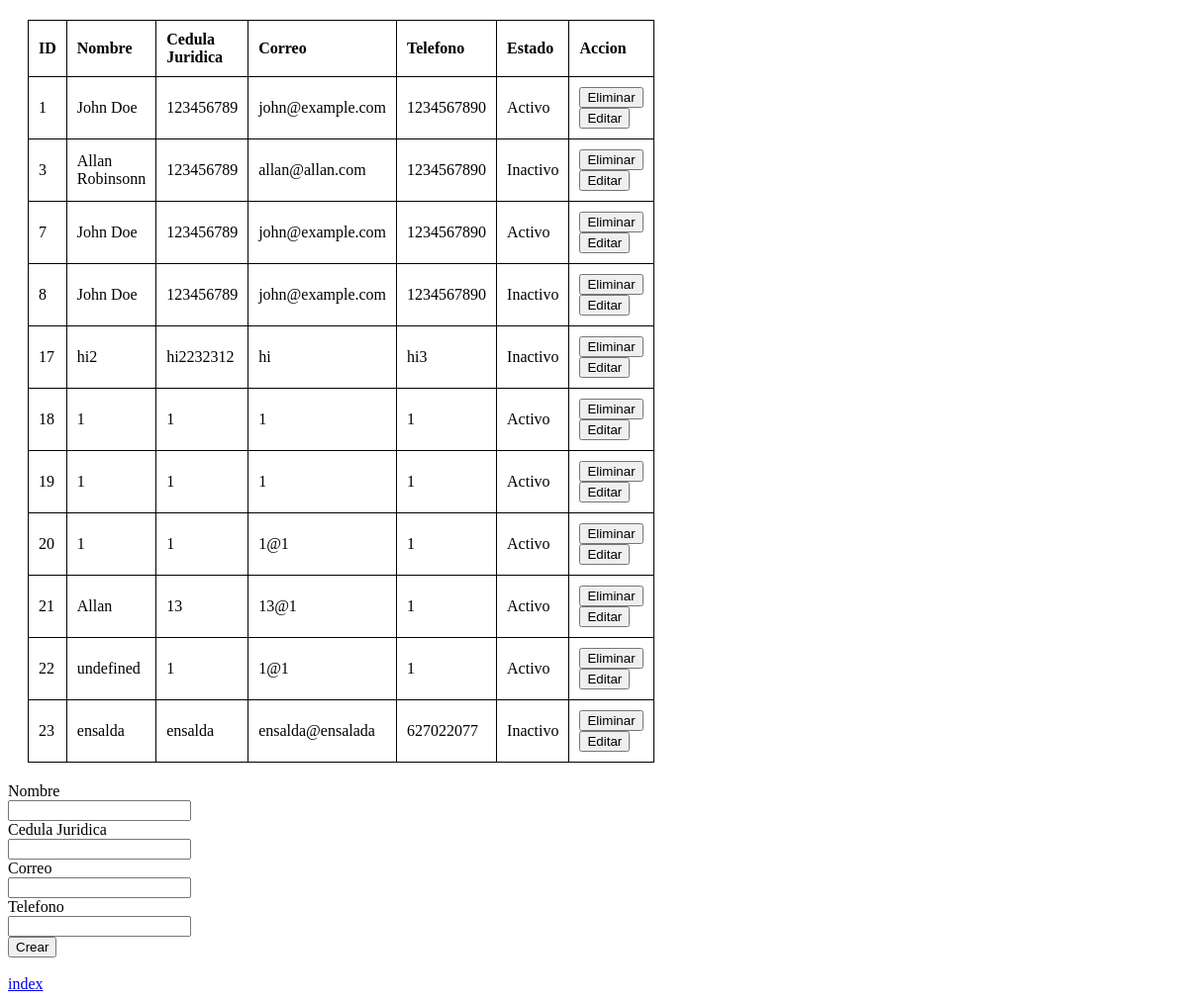
The app's page /view/escuelaView.php with its own data.
### tables this page shows
CREATE TABLE `tbescuelamusica` (
  `tbescuelamusicaid` int(11) NOT NULL,
  `tbescuelamusicanombre` varchar(100) DEFAULT NULL,
  `tbescuelamusicacedulajuridica` varchar(100) DEFAULT NULL,
  `tbescuelamusicacorreo` varchar(100) DEFAULT NULL,
  `tbescuelamusicatelefono` varchar(100) DEFAULT NULL,
  `tbescuelamusicaestado` tinyint(1) DEFAULT NULL
);

### data/data.php (called while the page is built, shortened)
<?php
class Data
{
    public $server = "172.28.160.86";
    public $user = "root";
    public $password = "";
    public $db = "bdescuelamusica";
    public function __construct()
    {
        $this->conn = new mysqli($this->server, $this->user, $this->password, $this->db);
    }
}
?>

### business/escuelaBusiness.php (called while the page is built, shortened)
<?php
include '../data/dataEscuela.php';
class EscuelaBusiness
{
    private $escuelaData;
    public function __construct()
    {
        $this->escuelaData = new EscuelaData();
    }
    public function getEscuelas()
    {
        return $this->escuelaData->getEscuelas();
    }
}
?>

### data/dataEscuela.php (called while the page is built, shortened)
<?php
include 'data.php';
include '../domain/escuelaMusica.php';
class  escuelaData extends Data
{
    public function getEscuelas()
    {
        $sql = "SELECT * FROM tbescuelamusica";
        $result = $this->conn->query($sql);
        $escuelas = [];
        while ($row = $result->fetch_assoc()) {
            $escuela = new EscuelaMusica($row["tbescuelamusicaid"], $row["tbescuelamusicanombre"], $row["tbescuelamusicacedulajuridica"], $row["tbescuelamusicacorreo"], $row["tbescuelamusicatelefono"], $row["tbescuelamusicaestado"]);
            array_push($escuelas, $escuela);
        }
        return $escuelas;
    }
}

### domain/escuelaMusica.php (called while the page is built, shortened)
<?php
class EscuelaMusica
{
    private $idEscuelaMusica;
    private $nombre;
    private $cedulaJuridica;
    private $correo;
    private $telefono;
    private $estado;
    public function __construct($idEscuelaMusica = null, $nombre = "", $cedulaJuridica = "", $correo = "",  $telefono = "", $estado = 0)
    {
        $this->idEscuelaMusica = $idEscuelaMusica;
        $this->nombre = $nombre;
        $this->cedulaJuridica = $cedulaJuridica;
        $this->correo = $correo;
        $this->telefono = $telefono;
        $this->estado = $estado;
    }
    public function getIdEscuelaMusica()
    {
        return $this->idEscuelaMusica;
    }
    public function getNombre()
    {
        return $this->nombre;
    }
    public function getCedulaJuridica()
    {
        return $this->cedulaJuridica;
    }
    public function getCorreo()
    {
        return $this->correo;
    }
    public function getTelefono()
    {
        return $this->telefono;
    }
    public function getEstado()
    {
        return $this->estado;
    }
}
?>

### view/escuelaView.php (the view, shortened to what this page needs)
<!DOCTYPE html>
<html lang="en">
<head>
    <link rel="stylesheet" href="/view/css/table.css">
</head>
<body>
    <div>
        <table>
            <thead>
                <th>ID</th>
                <th>Nombre</th>
                <th>Cedula Juridica</th>
                <th>Correo</th>
                <th>Telefono</th>
                <th>Estado</th>
                <th>Accion</th>
            </thead>
            <tbody id="recordsTableBody">
                <?php
                    include '../business/escuelaBusiness.php';
                    $escuelaBusiness = new EscuelaBusiness();
                    $escuelas = $escuelaBusiness->getEscuelas();
                    foreach ($escuelas as $escuela) {
                        echo "<tr>";
                        echo "<td>" . $escuela->getIdEscuelaMusica() . "</td>";
                        echo "<td>" . $escuela->getNombre() . "</td>";
                        echo "<td>" . $escuela->getCedulaJuridica() . "</td>";
                        echo "<td>" . $escuela->getCorreo() . "</td>";
                        echo "<td>" . $escuela->getTelefono() . "</td>";
                        echo "<td>";
                        if ($escuela->getEstado() == 1) {
                            echo "Activo";
                        } elseif ($escuela->getEstado() == 0) {
                            echo "Inactivo";
                        }
                        echo "</td>";
                        echo "<td>";
                        echo "<form method='post' action='../business/escuelaActions.php' style='display:inline;'> ";
                        echo "<input type='submit' value='Eliminar' name='delete'>";
                        echo "</form>";
                        echo "<form method='get' action='editEscuelaView.php' style='display:inline;'> ";
                        echo "<input type='submit' value='Editar'>";
                        echo "</form>";
                        echo "</td>";
                        echo "</tr>";
                    }
                ?>
            </tbody>
        </table>
    </div>
    <div>
        <form id="createForm" method="post" enctype="multipart/form-data" action="../business/escuelaActions.php">
            <label for="nombre">Nombre</label> <br>
            <input type="text" name="nombre" id="nombre" required><br>
            <label for="cedulaJuridica">Cedula Juridica</label><br>
            <input type="text" name="cedulaJuridica" id="cedulaJuridica"><br>
            <label for="correo">Correo</label><br>
            <input type="email" name="correo" id="correo"><br>
            <label for="telefono">Telefono</label><br>
            <input type="text" name="telefono" id="telefono"><br>
            <input type="submit" value="Crear" name="create">
        </form><br>
        <a href="../index.php">index</a>
    </div>
</body>
</html>

### view/css/table.css (style rules this page uses)
table { border-collapse: collapse; width: 50%; margin: 20px; }
table, th, td { border: 1px solid black; }
th, td { padding: 10px; text-align: left; }

### records on screen
tbescuelamusica: tbescuelamusicaid "1", tbescuelamusicanombre "John Doe", tbescuelamusicacedulajuridica "123456789", tbescuelamusicacorreo "john@example.com", tbescuelamusicatelefono "1234567890", tbescuelamusicaestado "Activo"
tbescuelamusica: tbescuelamusicaid "3", tbescuelamusicanombre "Allan Robinsonn", tbescuelamusicacedulajuridica "123456789", tbescuelamusicacorreo "allan@allan.com", tbescuelamusicatelefono "1234567890", tbescuelamusicaestado "Inactivo"
tbescuelamusica: tbescuelamusicaid "7", tbescuelamusicanombre "John Doe", tbescuelamusicacedulajuridica "123456789", tbescuelamusicacorreo "john@example.com", tbescuelamusicatelefono "1234567890", tbescuelamusicaestado "Activo"
tbescuelamusica: tbescuelamusicaid "8", tbescuelamusicanombre "John Doe", tbescuelamusicacedulajuridica "123456789", tbescuelamusicacorreo "john@example.com", tbescuelamusicatelefono "1234567890", tbescuelamusicaestado "Inactivo"
tbescuelamusica: tbescuelamusicaid "17", tbescuelamusicanombre "hi2", tbescuelamusicacedulajuridica "hi2232312", tbescuelamusicacorreo "hi", tbescuelamusicatelefono "hi3", tbescuelamusicaestado "Inactivo"
tbescuelamusica: tbescuelamusicaid "18", tbescuelamusicanombre "1", tbescuelamusicacedulajuridica "1", tbescuelamusicacorreo "1", tbescuelamusicatelefono "1", tbescuelamusicaestado "Activo"
tbescuelamusica: tbescuelamusicaid "19", tbescuelamusicanombre "1", tbescuelamusicacedulajuridica "1", tbescuelamusicacorreo "1", tbescuelamusicatelefono "1", tbescuelamusicaestado "Activo"
tbescuelamusica: tbescuelamusicaid "20", tbescuelamusicanombre "1", tbescuelamusicacedulajuridica "1", tbescuelamusicacorreo "1@1", tbescuelamusicatelefono "1", tbescuelamusicaestado "Activo"
tbescuelamusica: tbescuelamusicaid "21", tbescuelamusicanombre "Allan", tbescuelamusicacedulajuridica "13", tbescuelamusicacorreo "13@1", tbescuelamusicatelefono "1", tbescuelamusicaestado "Activo"
tbescuelamusica: tbescuelamusicaid "22", tbescuelamusicanombre "undefined", tbescuelamusicacedulajuridica "1", tbescuelamusicacorreo "1@1", tbescuelamusicatelefono "1", tbescuelamusicaestado "Activo"
tbescuelamusica: tbescuelamusicaid "23", tbescuelamusicanombre "ensalda", tbescuelamusicacedulajuridica "ensalda", tbescuelamusicacorreo "ensalda@ensalada", tbescuelamusicatelefono "627022077", tbescuelamusicaestado "Inactivo"
